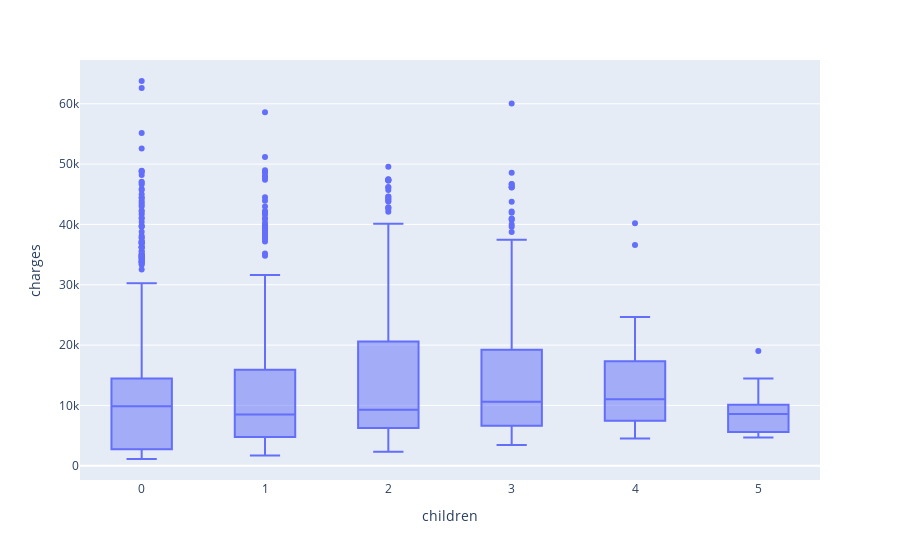

The code cell stored with this chart in its notebook:
### Code cell
# charges según si tienen hijos
fig = px.box(df_raw, x="children", y="charges")
fig.show()

### Figure 1 — Plotly figure (JSON) as saved in the notebook; plotly's stock layout.template omitted (floating-point values rounded to 4 significant figures; data arrays with more than 128 entries replaced by an {"elided": "..."} marker saying what was removed)
{"data": [{"alignmentgroup": "True", "hovertemplate": "children=%{x}<br>charges=%{y}<extra></extra>", "legendgroup": "", "marker": {"color": "#636efa"}, "name": "", "notched": false, "offsetgroup": "", "orientation": "v", "showlegend": false, "type": "box", "x": {"elided": "1337 int values"}, "x0": " ", "xaxis": "x", "y": {"elided": "1337 float values"}, "y0": " ", "yaxis": "y"}], "layout": {"boxmode": "group", "legend": {"tracegroupgap": 0}, "margin": {"t": 60}, "xaxis": {"anchor": "y", "domain": [0, 1], "title": {"text": "children"}}, "yaxis": {"anchor": "x", "domain": [0, 1], "title": {"text": "charges"}}}}
